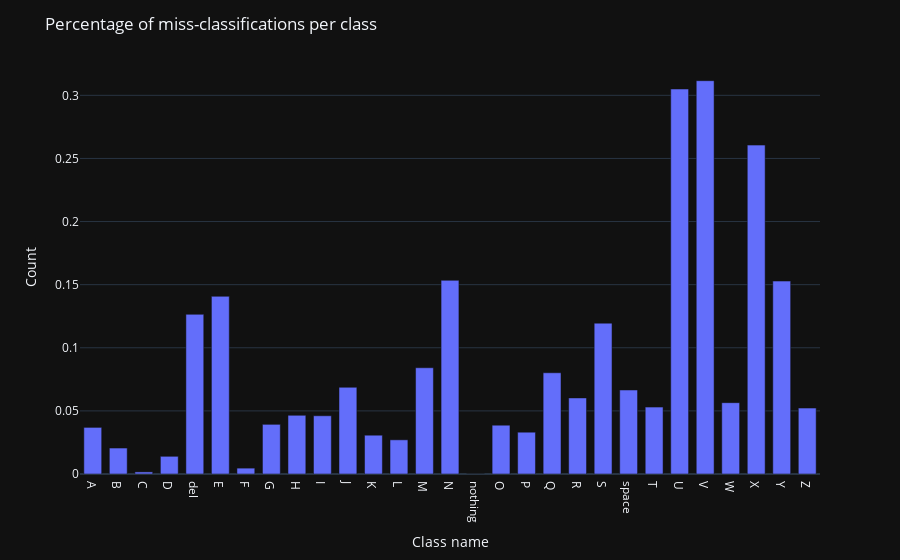

Notebook code for this chart:
### Markdown cell above
Relative error per class

### Code cell
correct_percentage =  cm.diagonal() / cm.sum(axis=1)
relative_errors = 1 - correct_percentage
fig = px.bar(x=class_labels, y=relative_errors, orientation='v')
fig.update_layout(
  title_text='Percentage of miss-classifications per class',
  xaxis_title_text='Class name',
  yaxis_title_text='Count',
  bargap=0.3,
)

### Figure 1 — Plotly figure (JSON) as saved in the notebook; plotly's stock layout.template omitted (floating-point values rounded to 4 significant figures)
{"data": [{"alignmentgroup": "True", "hovertemplate": "x=%{x}<br>y=%{y}<extra></extra>", "legendgroup": "", "marker": {"color": "#636efa", "pattern": {"shape": ""}}, "name": "", "offsetgroup": "", "orientation": "v", "showlegend": false, "textposition": "auto", "x": ["A", "B", "C", "D", "del", "E", "F", "G", "H", "I", "J", "K", "L", "M", "N", "nothing", "O", "P", "Q", "R", "S", "space", "T", "U", "V", "W", "X", "Y", "Z"], "xaxis": "x", "y": [0.03692, 0.02057, 0.001664, 0.01402, 0.1265, 0.1408, 0.004651, 0.03934, 0.04647, 0.04613, 0.06869, 0.03074, 0.02707, 0.08418, 0.1534, 0.0, 0.03866, 0.03311, 0.08019, 0.06026, 0.1195, 0.06656, 0.05299, 0.305, 0.3116, 0.05651, 0.2606, 0.1528, 0.05222], "yaxis": "y", "type": "bar"}], "layout": {"xaxis": {"anchor": "y", "domain": [0.0, 1.0], "title": {"text": "Class name"}}, "yaxis": {"anchor": "x", "domain": [0.0, 1.0], "title": {"text": "Count"}}, "legend": {"tracegroupgap": 0}, "margin": {"t": 60}, "barmode": "relative", "title": {"text": "Percentage of miss-classifications per class"}, "bargap": 0.3}}
